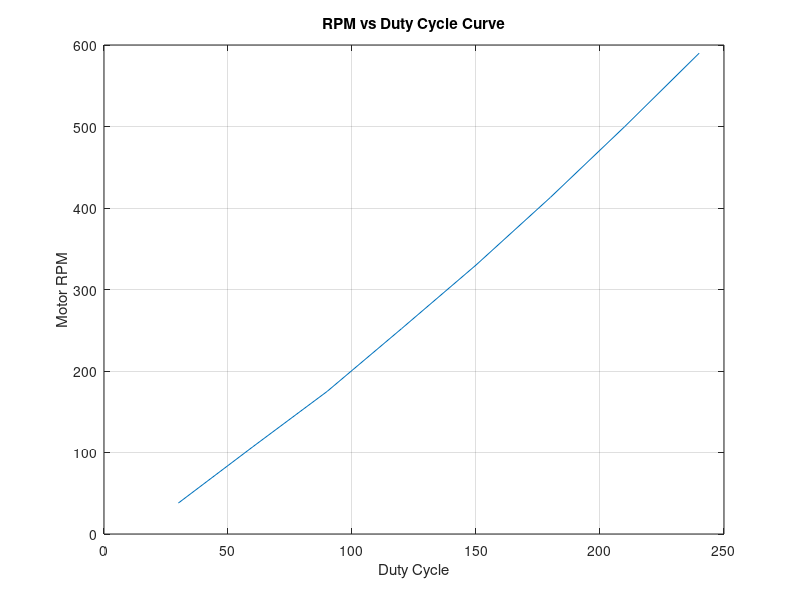

The MATLAB source for this figure:
PWM_values = [30 60 90 120 150 180 210 240]; % x-asis
RPM_values = [38 107 175 252 330 413 500 590];   % y-axis


plot(PWM_values, RPM_values);
grid on;
xlabel("Duty Cycle");
ylabel("Motor RPM");
title("RPM vs Duty Cycle Curve");
